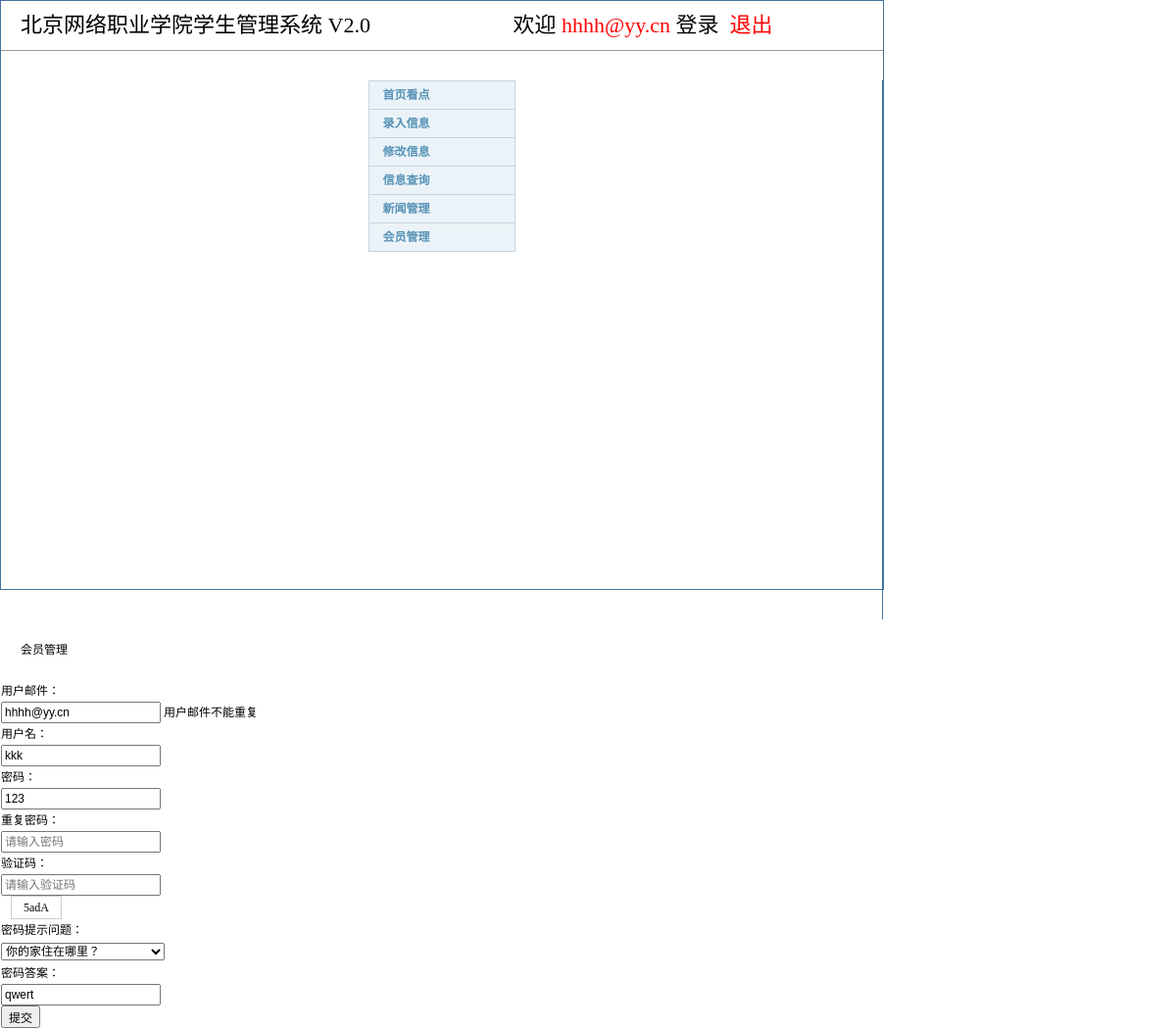
Page /huiyuan-update.php?kid=72 (signed in) on the committed database.
### tables this page shows
CREATE TABLE `user` (
  `id` int(11) NOT NULL AUTO_INCREMENT,
  `email` varchar(100) DEFAULT NULL COMMENT '电子邮件，不可重复',
  `name` varchar(100) DEFAULT NULL COMMENT '昵称，可重复',
  `password` varchar(16) DEFAULT NULL COMMENT '密码',
  `question` varchar(255) DEFAULT NULL COMMENT '密码提示问题',
  `answer` varchar(255) DEFAULT NULL COMMENT '忘记密码答案',
  PRIMARY KEY (`id`)
);

### huiyuan-update.php (the view, shortened to what this page needs)
<?php include("head.php"); ?>
<?php
$kid = empty($_REQUEST["kid"])?"null":$_REQUEST["kid"];
if ($kid == "null") {
	die ("请选择要修改的记录");
}else{
include ('conn.php');
$sql = "select id,email,name,password,question,answer from user where id='{$kid}'";
$result = mysqli_query($conn,$sql);
if (mysqli_num_rows($result) > 0){
	$row = mysqli_fetch_assoc($result);
}else{
	echo "找不到该记录";
}
}
?>
<div class="sui-layout" style="height: 550px">
	<div class="sidebar" style="height:100%;border-right:1px solid #41719c;">
		<?php include("leftmenu.php"); ?>
	</div>
	<div class="content">
		<p class="sui-text-xxlarge my-padd label-success">会员管理</p>
		<form id="form1" action="huiyuan-save.php" method="post" class="sui-form form-horizontal sui-validate">
			<div class="control-group">
    			<label class="control-label" for="inputEmail">用户邮件：</label>
   				 <div class="controls">
     				<input id="user" name="user" class="input-large input-fat" type="text" placeholder="请输入用户邮件" data-rules="required" value="<?php echo $row['email']; ?>">
     				<span>用户邮件不能重复</span>
   				 </div>
 			</div>
 			<div class="control-group">
    			<label class="control-label" for="inputEmail">用户名：</label>
   				<div class="controls">
     				<input id="username" name="username" class="input-large input-fat" type="text" placeholder="请输入用户名" value="<?php echo $row['name']; ?>">
   				 </div>
 			</div>
 			<div class="control-group">
    			<label class="control-label" for="inputEmail">密码：</label>
   				<div class="controls">
     				<input id="password" name="password" class="input-large input-fat" type="text" placeholder="请输入密码" value="<?php echo $row['password']; ?>">
   				 </div>
 			</div>
 			<div class="control-group">
    			<label class="control-label" for="inputEmail">重复密码：</label>
   				<div class="controls">
     				<input id="congmima" name="congmima" class="input-large input-fat" type="text" placeholder="请输入密码">
   				 </div>
 			</div>
 			<div class="control-group">
    			<label class="control-label" for="inputEmail">验证码：</label>
   				 <div class="controls">
     				<input id="yzma" name="yzma" class="input-mediuml input-fat" type="text" placeholder="请输入验证码">
   				 </div>
           <div style="width: 50px; height:22px;text-align: center;line-height: 22px;border:1px solid #ccc;margin-left: 10px;">
      <?php
        function GetfourStr($len){
          $arr = array(
            "0", "1", "2", "3", "4", "5", "6", "7", "8", "9",
            "a", "b", "c", "d", "e", "f", "g", "h", "i", "j", "k",
            "l", "m", "n", "o", "p", "q", "r", "s", "t", "u", "v",
            "w", "x", "y", "z", "A", "B", "C", "D", "E", "F", "G",
            "H", "I", "J", "K", "L", "M", "N", "O", "P", "Q", "R",
            "S", "T", "U", "V", "W", "X", "Y", "Z",
          );
          $charsLen = count($arr) - 1;
          $str = "";
          for ($i=0; $i<$len; $i++){
            $str .= $arr[mt_rand(0, $charsLen)];
          }
          return $str;
        }
        echo GetfourStr(4);
      ?>
  </div>
 			</div>
 			<div class="control-group">
    			<label class="control-label" for="inputEmail">密码提示问题：</label>
   				 <div class="controls">
     				<select id="issue" name="issue" value="<?php echo $row['question']; ?>">
     					<option>你的家住在哪里？</option>
           			</select>
   				 </div>
 			</div>
 			<div class="control-group">
    			<label class="control-label" for="inputEmail">密码答案：</label>
   				 <div class="controls">
     				 <input id="answer" name="answer" class="input-large input-fat" type="text" placeholder="请输入密码答案" value="<?php echo $row['answer']; ?>">
   				 </div>
 			</div>
 			<div class="control-group">
 				<div class="controls">
 					<input type="submit" value="提交" name="" class="sui-btn btn-large btn-primary">
 				</div>
				</div>
		</form>
	</div>
</div>

### css/default.css (style rules this page uses)
body { margin:0;padding:0 0 12px 0;font-size:12px;line-height:22px;font-family:"\5b8b\4f53","Arial Narrow";background:#fff; }
form,ul,li,p,h1,h2,h3,h4,h5,h6 { margin:0;padding:0; }
input,select { font-size:12px;line-height:16px; }
.my-padd { padding:20px; }

### head.php (style rules this page uses)
.content { -webkit-animation-name: fadeIn; -webkit-animation-duration: 2s; -webkit-animation-iteration-count: 1; -webkit-animation-delay: 0s; }

### rows in the picture
user: user "hhhh@yy.cn", username "kkk", password "123", issue "你的家住在哪里？", answer "qwert"

### other values in the picture
$_SESSION['usemail'] "hhhh@yy.cn"
GetfourStr(4) "5adA"
